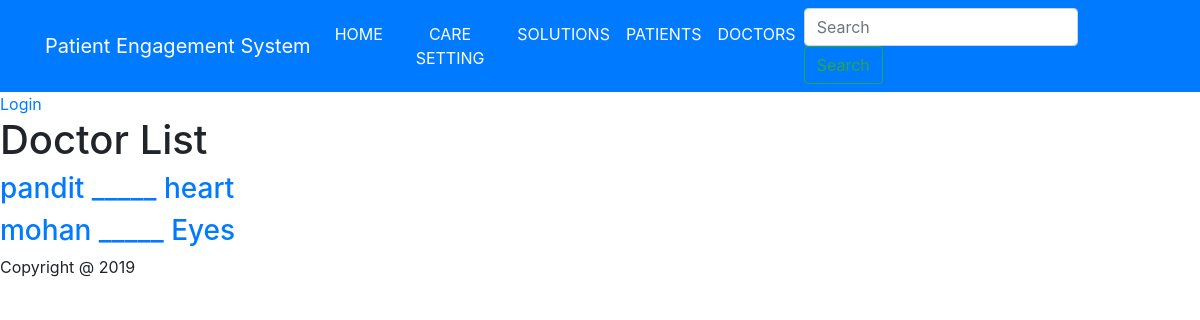
Before: /patient/doctor/ with the older database file.
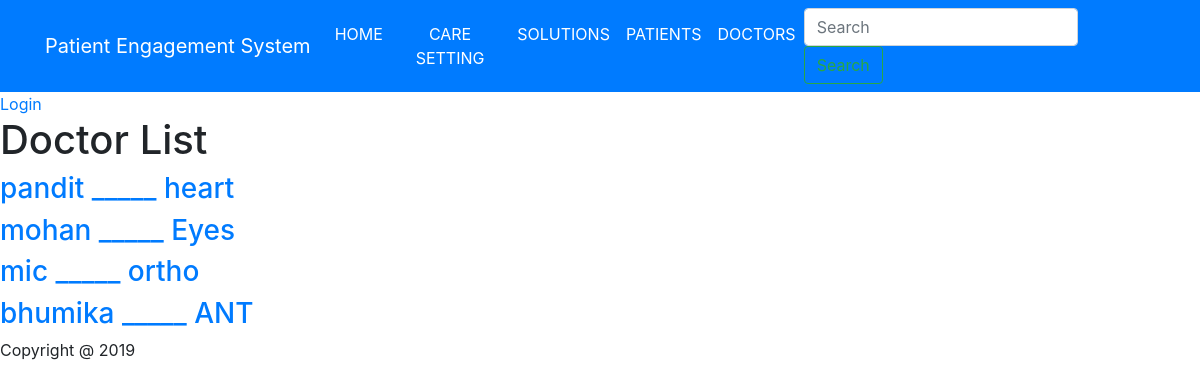
After: the same page with the newer database file.
### patient/models.py (models this page shows, shortened)
class Doctor(models.Model):
    name= models.CharField(max_length=50)
    mobile = models.IntegerField()
    special = models.CharField(max_length=60)

### patient/views.py (the view)
# urls.py: path('doctor/', views.DoctorListView.as_view()),
class DoctorListView(ListView):
    model = Doctor

### patient/templates/patient/doctor_list.html
{% extends 'base.html' %}
{% load static  %}
{% block content%}
<h1>Doctor List </h1>
{% for dl in doctor_list %}
<h3><a href="/patient/doctor/{{dl.id}}"> {{dl.name}}  _____  {{dl.special}}</a></h3>
{% endfor %}
{% endblock %}

### patient/templates/base.html (shortened to what this page needs)
{% load static %}
<!DOCTYPE html>
<html lang="en">
<head>
    <link rel="stylesheet" href="{% static 'patient/css/styles.css' %}">
    <link rel="stylesheet" href="https://stackpath.bootstrapcdn.com/bootstrap/4.3.1/css/bootstrap.min.css">
    <link rel="stylesheet" href="https://stackpath.bootstrapcdn.com/font-awesome/4.7.0/css/font-awesome.min.css">
</head>
    <body>
   <nav class="navbar navbar-dark navbar-expand-sm bg-primary">
       <div class="container">
       <a class="navbar-brand" href="#">Patient Engagement System</a>
      <div class="collapse navbar-collapse" id="myMenu">
          <ul class="navbar-nav navbar-light text-center ml-auto">
              <li class="nav-item"><a class="nav-link"  href="/patient/index">HOME</a></li>
              <li class="nav-item"><a class="nav-link"  href="#">CARE SETTING</a></li>
              <li class="nav-item"><a class="nav-link" href="#">SOLUTIONS</a></li>
               <li class="nav-item"><a class="nav-link" href="#">PATIENTS</a></li>
              <li class="nav-item"><a class="nav-link" href="/patient/doctor">DOCTORS</a></li>
          </ul>
      </div>
           <form class="form-inline">
    <input class="form-control mr-sm-2" type="search" placeholder="Search" aria-label="Search">
    <button class="btn btn-outline-success my-2 my-sm-0" type="submit">Search</button>
  </form>
       </div>
  </nav>
{% if user.is_authenticated %}
<a href="/accounts/logout">Logout</a>
    {% else %}
<a href="/accounts/login">Login</a>
    {% endif %}
{% block content%}
{% endblock %}
<p>Copyright @ 2019</p>
    </body>
</html>

### patient/static/patient/css/styles.css (style rules this page uses)
.nav-link { color: white !important; }

Changed rows visible on the page:
added Doctor: name "mic", special "ortho"
added Doctor: name "bhumika", special "ANT"
